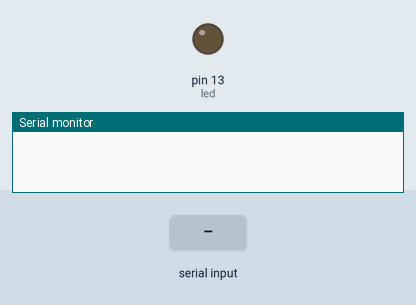
Simulated run of this sketch. Board: Arduino Uno, built with avr-gcc and run on an emulated ATmega328P. On the bench: output pins drawn as LEDs (lit = HIGH), the last lines printed to the serial monitor. Inputs (shaded band) come from the test bench.

Above: at 1.2 s.
1.3 s: "1" received over the second serial link
At 2.0 s:
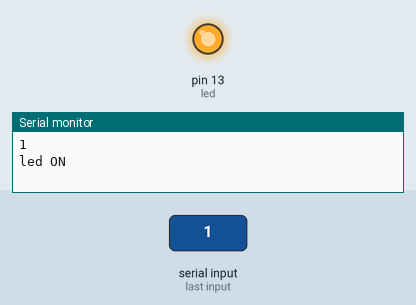
2.8 s: "0" received over the second serial link
At 3.1 s:
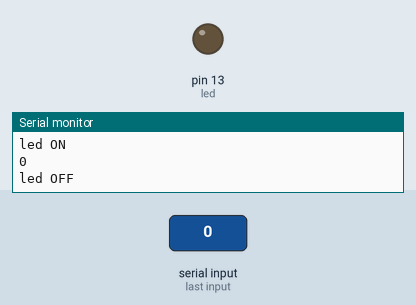
Timing chart, 0 to 5.8 s (numbered marks = the images above; inputs shaded):
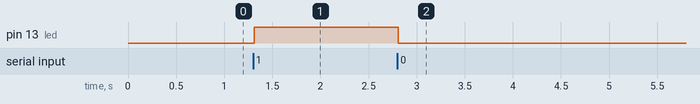

Measured:
- after the input at 1.3 s, pin 13 (led): LOW → HIGH at once
- after the input at 2.8 s, pin 13 (led): HIGH → LOW at once

The sketch:

serial_uno_2.ino
```cpp
#include <SoftwareSerial.h>
SoftwareSerial mySerial(2, 3);

String data;
char c;

const int led = 13;
int pot = A0;
int valPot;
int val;

void setup() {
  Serial.begin(115200);
  mySerial.begin(115200);
  pinMode(led, OUTPUT);
  delay(10);
}

void loop() {

  while (mySerial.available() > 0) {
    delay(10);
    c = mySerial.read();
    data += c;
  }

  if (data.length() > 0) {
    Serial.println(data);
    if (data == "1") {
      digitalWrite(led, HIGH);
      Serial.println("led ON");
    }
    else if (data == "0") {
      digitalWrite(led, LOW);
      Serial.println("led OFF");
    }
    else if (data == "r") {
      valPot = analogRead(pot);
      mySerial.print(valPot);
      Serial.println(valPot);
    }

    data = "";

  }

}
```
